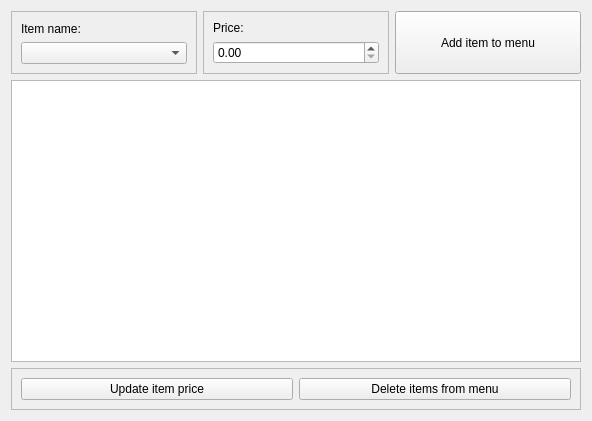
<?xml version="1.0" encoding="UTF-8"?>
<ui version="4.0">
 <class>Form</class>
 <widget class="QWidget" name="Form">
  <property name="geometry">
   <rect>
    <x>0</x>
    <y>0</y>
    <width>592</width>
    <height>421</height>
   </rect>
  </property>
  <property name="windowTitle">
   <string>Form</string>
  </property>
  <layout class="QVBoxLayout" name="verticalLayout">
   <item>
    <layout class="QHBoxLayout" name="horizontalLayout_3">
     <item>
      <widget class="QFrame" name="frame">
       <property name="frameShape">
        <enum>QFrame::Shape::StyledPanel</enum>
       </property>
       <property name="frameShadow">
        <enum>QFrame::Shadow::Raised</enum>
       </property>
       <layout class="QVBoxLayout" name="verticalLayout_2">
        <item>
         <widget class="QLabel" name="label">
          <property name="text">
           <string>Item name:</string>
          </property>
         </widget>
        </item>
        <item>
         <widget class="QComboBox" name="menu_addItem_comboBox"/>
        </item>
       </layout>
      </widget>
     </item>
     <item>
      <widget class="QFrame" name="frame_2">
       <property name="frameShape">
        <enum>QFrame::Shape::StyledPanel</enum>
       </property>
       <property name="frameShadow">
        <enum>QFrame::Shadow::Raised</enum>
       </property>
       <layout class="QVBoxLayout" name="verticalLayout_3">
        <item>
         <widget class="QLabel" name="label_2">
          <property name="text">
           <string>Price:</string>
          </property>
         </widget>
        </item>
        <item>
         <widget class="QDoubleSpinBox" name="menu_addItem_price"/>
        </item>
       </layout>
      </widget>
     </item>
     <item>
      <widget class="QPushButton" name="menu_addItem_button">
       <property name="sizePolicy">
        <sizepolicy hsizetype="Minimum" vsizetype="Minimum">
         <horstretch>0</horstretch>
         <verstretch>0</verstretch>
        </sizepolicy>
       </property>
       <property name="text">
        <string>Add item to menu</string>
       </property>
      </widget>
     </item>
    </layout>
   </item>
   <item>
    <widget class="QListWidget" name="menu_listWidget"/>
   </item>
   <item>
    <widget class="QFrame" name="frame_3">
     <property name="frameShape">
      <enum>QFrame::Shape::StyledPanel</enum>
     </property>
     <property name="frameShadow">
      <enum>QFrame::Shadow::Raised</enum>
     </property>
     <layout class="QHBoxLayout" name="horizontalLayout">
      <item>
       <widget class="QPushButton" name="pushButton">
        <property name="text">
         <string>Update item price</string>
        </property>
       </widget>
      </item>
      <item>
       <widget class="QPushButton" name="menu_deleteItems_button">
        <property name="text">
         <string>Delete items from menu</string>
        </property>
       </widget>
      </item>
     </layout>
    </widget>
   </item>
  </layout>
 </widget>
 <resources/>
 <connections/>
</ui>
